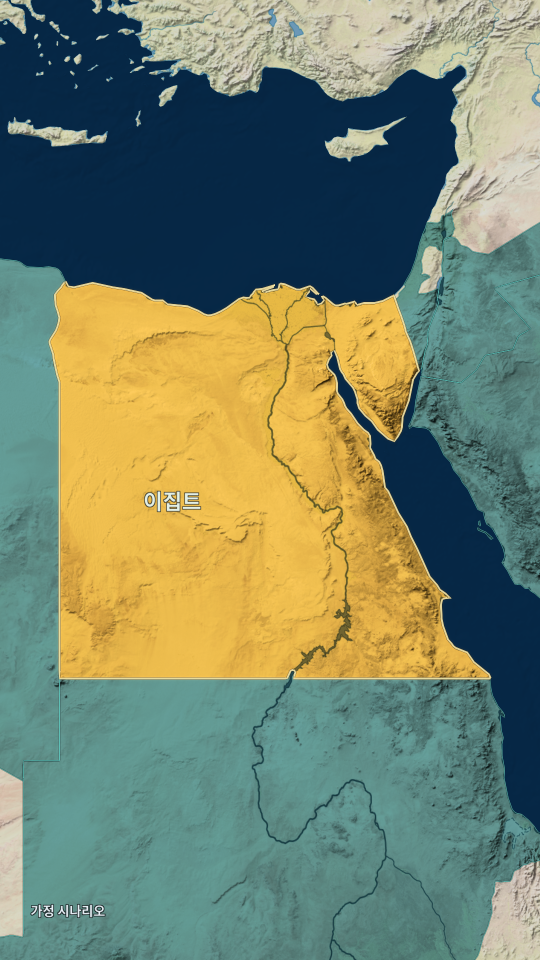
#> input picture 01_PRIMARY_START.png, 1080 x 1920 px (shown at 1/2 size)
$ python -i analyze_reference.py   (imports and definitions only)
#> lines starting #> are read from the running program, lines starting #| are printed output that depends on the picture
#!/usr/bin/env python3
"""Decode ALL source frames once and measure conservative map-only proxies.

Analysis only: never imports or changes a renderer; never writes source video,
raw frame dumps or phone UI imagery. Metrics are not semantic GIS segmentation.
"""
from __future__ import annotations
import argparse
import hashlib
import json
from pathlib import Path
import subprocess
import tempfile

import numpy as np
from PIL import Image

EXPECTED_SHA='5bfe11c8d034a6681bd1ce1ca81fa66c142d58c18a1ea8d2f1c80c903a8476a6'
SOURCE_SIZE=(1080,2520)
ANALYSIS_SIZE=(270,630)
MAP_RECT=(0,212,1080,2120)
EXCLUDED_RECTS=[
 {'role':'RIGHT_YOUTUBE_CONTROLS','box':[925,1050,1080,2120]},
 {'role':'VARIABLE_KOREAN_SUBTITLE_BAND','box':[140,1410,930,1635]},
 {'role':'IDENTITY_CAPTION_COMMENT_FOOTER','box':[0,1840,1080,2120]},
]
CAMERA_ROI=(12,235,445,905)


def sha_file(file):
 h=hashlib.sha256()
 with Path(file).open('rb') as source:
  for part in iter(lambda:source.read(1024*1024),b''):h.update(part)
 return h.hexdigest()


# [59 lines left out: functions box_mask, hsv, dilate, phase_shift, intervals, not called in this run]


def analyze(source,*,expected_sha=EXPECTED_SHA,samples_directory=None):
 digest=sha_file(source)
 if digest!=expected_sha:raise ValueError('REFERENCE_SOURCE_SHA_MISMATCH')
 probe_command=['ffprobe','-v','error','-select_streams','v:0','-show_entries',
  'frame=best_effort_timestamp_time,pkt_duration_time','-show_entries',
  'stream=width,height,nb_frames,duration,r_frame_rate,avg_frame_rate','-show_entries','format=duration','-of','json',str(source)]
 probe=json.loads(subprocess.run(probe_command,check=True,capture_output=True,text=True).stdout)
 stream=probe['streams'][0]
 if (stream['width'],stream['height'])!=SOURCE_SIZE:raise ValueError('UNEXPECTED_REFERENCE_DIMENSIONS')
 pts=[float(row['best_effort_timestamp_time']) for row in probe['frames']]
 if any(b<=a for a,b in zip(pts,pts[1:])):raise ValueError('NONINCREASING_PTS')
 content=box_mask(MAP_RECT)
 for excluded in EXCLUDED_RECTS:content&=~box_mask(excluded['box'])
 roi=box_mask(CAMERA_ROI)&content
 roi_y,roi_x=np.where(roi);ry=slice(roi_y.min(),roi_y.max()+1);rx=slice(roi_x.min(),roi_x.max()+1)
 total=int(content.sum());rows=[];previous=None;previous_gray=None;previous_hue=None;previous_phase_mask=None;first=None;first_hash=None
 frame_bytes=SOURCE_SIZE[0]*SOURCE_SIZE[1]*3;full_sha=hashlib.sha256()
 command=['ffmpeg','-hide_banner','-loglevel','error','-xerror','-err_detect','explode','-threads','2',
  '-i',str(source),'-map','0:v:0','-an','-sn','-dn','-fps_mode','passthrough','-pix_fmt','rgb24','-f','rawvideo','pipe:1']
 samples={int(np.argmin(np.abs(np.array(pts)-s))):s for s in range(0,32,3)}
 if samples_directory is not None:Path(samples_directory).mkdir(parents=True,exist_ok=True)
 with tempfile.TemporaryFile() as stderr:
  process=subprocess.Popen(command,stdout=subprocess.PIPE,stderr=stderr)
  try:
   index=0
   while True:
    raw=bytearray()
    while len(raw)<frame_bytes:
     part=process.stdout.read(frame_bytes-len(raw))
     if not part:break
     raw.extend(part)
    if not raw:break
    if len(raw)!=frame_bytes:raise ValueError('TRUNCATED_NATIVE_FRAME')
    if index>=len(pts):raise ValueError('DECODE_FRAME_COUNT_EXCEEDS_PTS')
    full_sha.update(raw)
    small=np.asarray(Image.frombytes('RGB',SOURCE_SIZE,bytes(raw)).resize(ANALYSIS_SIZE,Image.Resampling.BOX),dtype=np.float32)/255
    hue,saturation,value=hsv(small);r,g,b=small[:,:,0],small[:,:,1],small[:,:,2]
    orange=content&(((hue<38)|(hue>345))&(saturation>.5)&(value>.15))
    purple=content&((hue>=250)&(hue<=315)&(saturation>.42)&(value>.14))
    gold=content&(r>.60)&(g>.42)&(b<.60)&(r>b*1.2)&(g>b*1.2)&(value>.65)
    white=content&(small.min(axis=2)>.70)&(saturation<.18)
    sea=content&(hue>=165)&(hue<=235)&(saturation>.2)&(value>.10)
    gray=small@np.array([.2126,.7152,.0722],dtype=np.float32)
    edge_x=np.abs(np.diff(gray,axis=1));edge_y=np.abs(np.diff(gray,axis=0))
    eligible_x=content[:,1:]&content[:,:-1];eligible_y=content[1:,:]&content[:-1,:]
    phase_mask=roi&~orange&~purple&~gold&~white
    fractions={'orangeHue':orange,'purpleHue':purple,'goldBright':gold,'whiteBright':white,'blueCyanWaterLike':sea}
    row={'frame':index,'ptsSeconds':pts[index],'deltaPTSSeconds':None if index==0 else round(pts[index]-pts[index-1],6),
     'nativeRGBSHA256':hashlib.sha256(raw).hexdigest(),
     'mapLumaMean':round(float(gray[content].mean()*255),4),'mapLumaStd':round(float(gray[content].std()*255),4),
     'mapGradientMean':round(float((edge_x[eligible_x].mean()+edge_y[eligible_y].mean())*127.5),4),
     'fractions':{name:round(int(mask.sum())/total,7) for name,mask in fractions.items()},
     'goldAdjacentBothFactionHuesPixels':int((gold&dilate(orange)&dilate(purple)).sum()),
     'cameraTranslationProxy':None}
    row['hueCentroidsSourcePixels']={name:None if not mask.any() else [round(float(np.where(mask)[1].mean()*4+2),2),round(float(np.where(mask)[0].mean()*4+2),2)]
     for name,mask in [('orange',orange),('purple',purple)]}
    if previous is not None:
     difference=np.abs(small-previous)
     row.update(mapMeanAbsDelta=round(float(difference[content].mean()*255),5),
      mapChangedFractionOver5=round(float((difference.max(axis=2)[content]>5/255).mean()),7),
      hueClassFlipFraction=round(float(((orange!=previous_hue[0])|(purple!=previous_hue[1]))[content].mean()),7))
     row['cameraTranslationProxy']=phase_shift(previous_gray[ry,rx],gray[ry,rx],(phase_mask&previous_phase_mask)[ry,rx])
    else:
     row.update(mapMeanAbsDelta=None,mapChangedFractionOver5=None,hueClassFlipFraction=None)
     first=small.copy();first_hash=row['nativeRGBSHA256']
    row['mapMeanAbsDifferenceFromFirst']=round(float(np.abs(small-first)[content].mean()*255),5)
    if index in samples and samples_directory is not None:
     preview=np.clip(small*255,0,255).astype(np.uint8);preview[~content]=0
     Image.fromarray(preview).save(Path(samples_directory)/f'MAP_MASKED_{index:04d}.png')
    rows.append(row);previous=small;previous_gray=gray;previous_hue=(orange,purple);previous_phase_mask=phase_mask;index+=1
    if index%120==0:print(json.dumps({'phase':'FULL_NATIVE_DECODE_MAP_METRICS','decodedFrames':index}),flush=True)
   code=process.wait(timeout=30)
   stderr.seek(0);errors=stderr.read(65537)
   if code!=0 or errors:raise ValueError('FULL_REFERENCE_DECODE_FAILED')
  finally:
   if process.poll() is None:process.kill();process.wait(timeout=10)
   process.stdout.close()
 if len(rows)!=len(pts) or len(rows)!=int(stream['nb_frames']):raise ValueError('DECODE_FRAME_COUNT_MISMATCH')
 if sha_file(source)!=digest:raise ValueError('SOURCE_CHANGED_DURING_ANALYSIS')
 delta=np.array([r['mapMeanAbsDelta'] for r in rows[1:]])
 summary={'schema':'REFERENCE_FULL_MAP_TEMPORAL_ANALYSIS_V2','status':'FULL_DECODE_AND_METRICS_COMPLETE',
  'sourceName':Path(source).name,'sourceSHA256':digest,'sourceBytes':Path(source).stat().st_size,'sourceModified':False,
  'nativeDimensions':list(SOURCE_SIZE),'analysisDimensions':list(ANALYSIS_SIZE),'decodedFrames':len(rows),
  'containerDurationSeconds':float(probe['format']['duration']),'firstPTSSeconds':pts[0],'lastPTSSeconds':pts[-1],
  'strictIncreasingPTS':True,'ffmpegExitCode':code,'ffmpegErrorBytes':len(errors),'allDecodedRGBSHA256':full_sha.hexdigest(),
  'uiExclusion':{'sourceMapRectangle':list(MAP_RECT),'excludedRectangles':EXCLUDED_RECTS,
   'retainedAnalysisPixels':total,'retainedSourcePixelEquivalent':total*16,
   'maskPolicy':'CONSERVATIVE_FIXED_PHONE_UI_EXCLUSION_NOT_AN_INPAINTED_MAP','cameraROI':list(CAMERA_ROI)},
  'metricLimits':['Hue fractions are display proxies; badge colors, transient effects and camera changes remain possible contributors.',
   'Gold adjacent to both faction hues is a heuristic frontier-brightness proxy, not an exact boundary extractor.',
   'Translation estimates use consecutive texture phase correlation; zoom/roll/occlusion are not independently solved.',
   'No geographic position, exact territory area, physical lighting or exact camera pose is inferred.',
   'No reference pixels are available to any runtime, material, shader or public proof.'],
  'temporalSummary':{'meanFrameMapMAD':round(float(delta.mean()),5),'p50FrameMapMAD':round(float(np.median(delta)),5),
   'p95FrameMapMAD':round(float(np.percentile(delta,95)),5),'maxFrameMapMAD':round(float(delta.max()),5),
   'exactNativeConsecutiveDuplicateFrames':sum(a['nativeRGBSHA256']==b['nativeRGBSHA256'] for a,b in zip(rows,rows[1:])),
   'lowMotionRuns':intervals(rows,lambda r:r['mapMeanAbsDelta'] is not None and r['mapMeanAbsDelta']<.15 and r['mapChangedFractionOver5']<.002),
   'activeMotionRuns':intervals(rows,lambda r:r['mapMeanAbsDelta'] is not None and (r['mapMeanAbsDelta']>=.4 or r['mapChangedFractionOver5']>=.01)),
   'lastVersusFirstMapMAD':rows[-1]['mapMeanAbsDifferenceFromFirst'],
   'loopEqualityObserved':rows[-1]['nativeRGBSHA256']==first_hash},'frames':rows}
 return summary


# [8 lines not run here, left out]

>>> import cv2
>>> picture = cv2.imread('../../../../01_PRIMARY_START.png', cv2.IMREAD_GRAYSCALE)
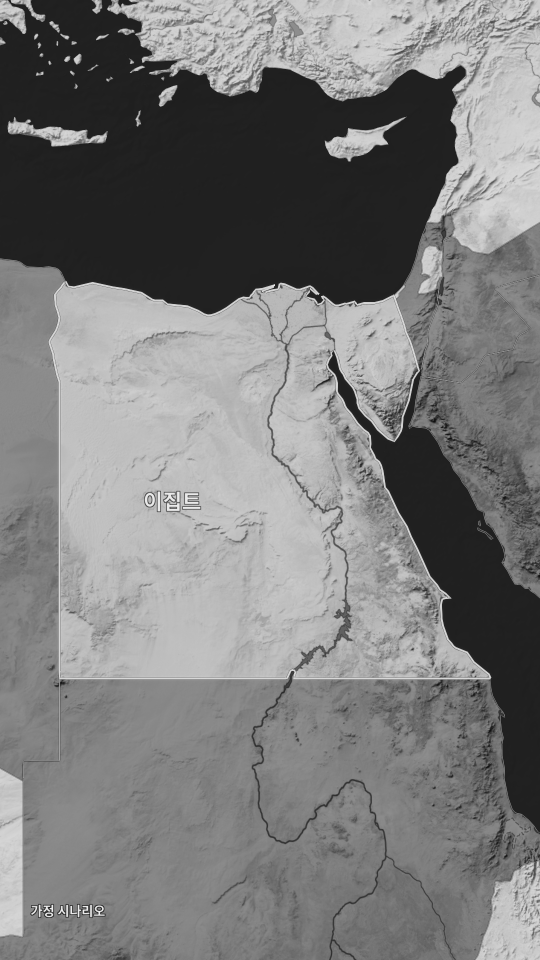
#> picture: shape (1920, 1080) (shown at 1/2 size); min 7, max 237, mean 123.3
#> (the run stopped early here; a loop or call above may not have finished)

$ run again, on 02_CONTEXT.png
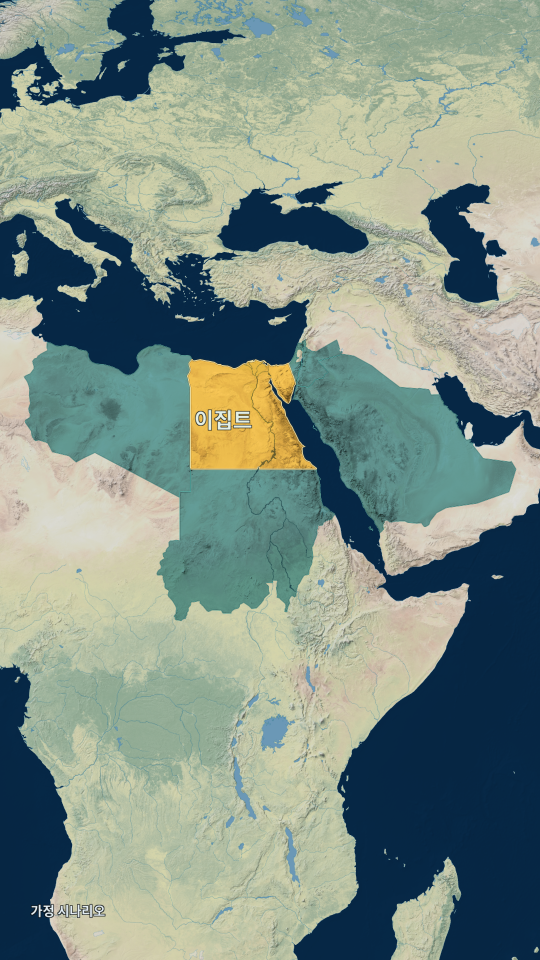
#> input picture 02_CONTEXT.png, 1080 x 1920 px (shown at 1/2 size)
#> `picture = cv2.imread('../../../../01_PRIMARY_START.png', cv2.IMREAD_GR..`:
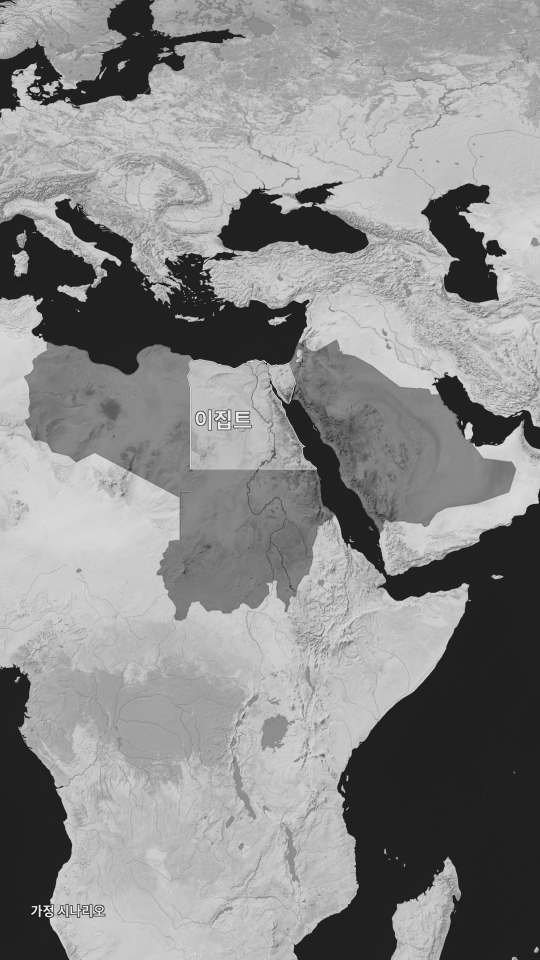
#> picture: shape (1920, 1080) (shown at 1/2 size); min 7, max 237, mean 139.1

$ run again, on 04_MARKER_GUIDE.png
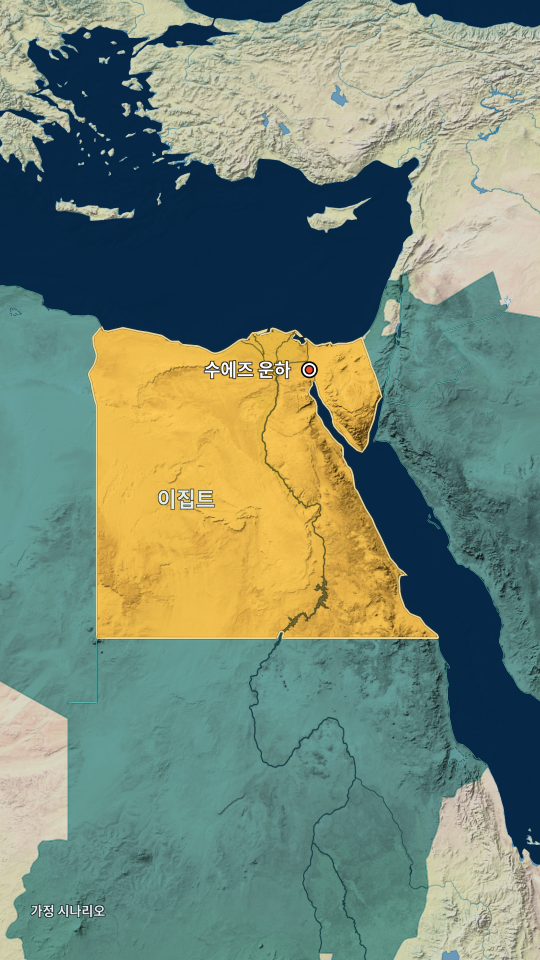
#> input picture 04_MARKER_GUIDE.png, 1080 x 1920 px (shown at 1/2 size)
#> `picture = cv2.imread('../../../../01_PRIMARY_START.png', cv2.IMREAD_GR..`:
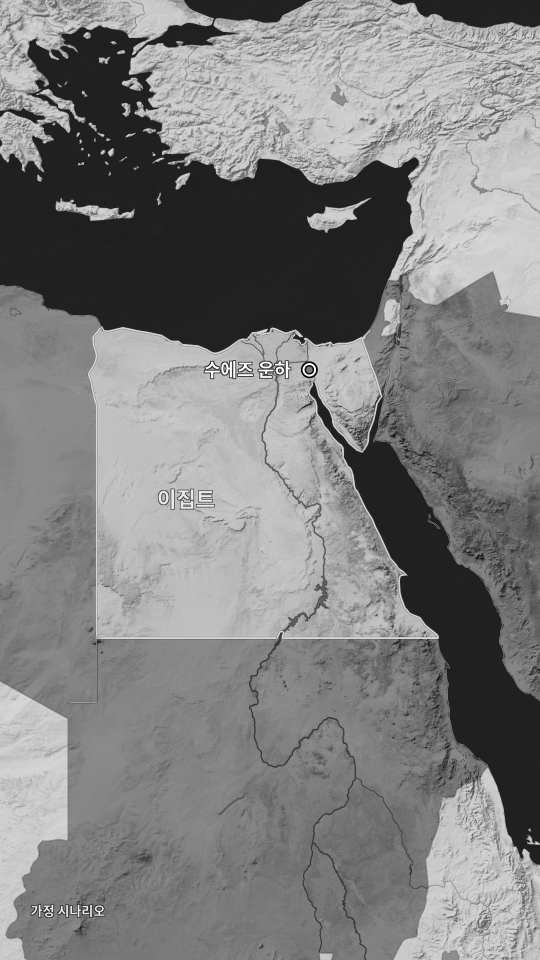
#> picture: shape (1920, 1080) (shown at 1/2 size); min 7, max 255, mean 127.8
